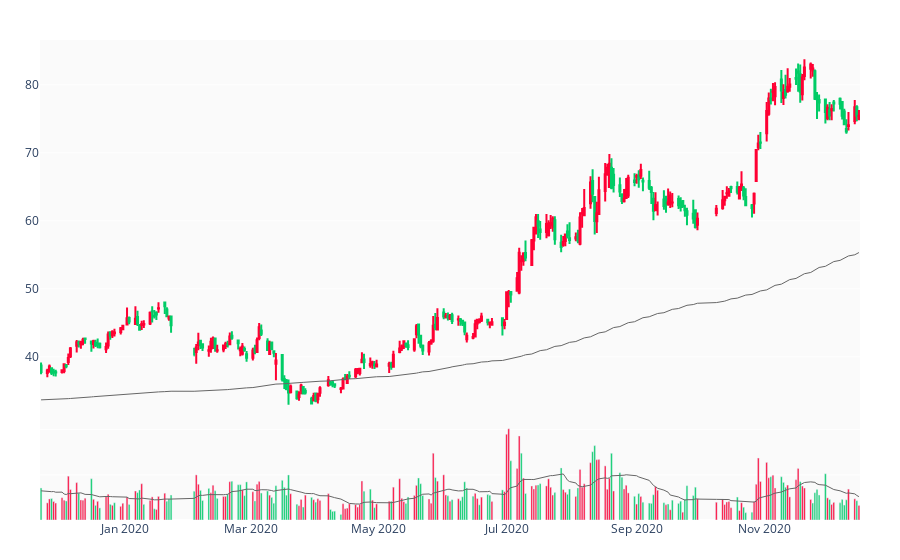

Notebook code cell kept with this figure:
### Code cell
draw(mkt, 260, 200, 20)

### Figure 1 — Plotly figure (JSON) as saved in the notebook; plotly's stock layout.template omitted (floating-point values rounded to 4 significant figures; data arrays with more than 128 entries replaced by an {"elided": "..."} marker saying what was removed)
{"data": [{"close": {"elided": "260 float values"}, "decreasing": {"line": {"color": "#00CC66"}}, "high": {"elided": "260 float values"}, "increasing": {"line": {"color": "#FF0033"}}, "low": {"elided": "260 float values"}, "open": {"elided": "260 float values"}, "type": "candlestick", "x": {"elided": "260 str values"}, "yaxis": "y2"}, {"marker": {"color": {"elided": "260 str values"}}, "type": "bar", "x": {"elided": "260 str values"}, "y": {"elided": "260 int values"}, "yaxis": "y"}, {"hoverinfo": "none", "line": {"width": 1}, "marker": {"color": "#666"}, "type": "scatter", "x": {"elided": "260 str values"}, "y": {"elided": "260 float values"}, "yaxis": "y2"}, {"hoverinfo": "none", "line": {"width": 1}, "marker": {"color": "#666"}, "type": "scatter", "x": {"elided": "260 str values"}, "y": {"elided": "260 float values"}, "yaxis": "y"}], "layout": {"autosize": true, "margin": {"b": 40, "l": 40, "r": 40, "t": 40}, "plot_bgcolor": "rgb(250, 250, 250)", "showlegend": false, "xaxis": {"autorange": true, "range": ["2019-11-21 12:00", "2020-12-16 12:00"], "rangeslider": {"visible": false, "yaxis": {}, "yaxis2": {}}, "type": "date"}, "yaxis": {"autorange": true, "domain": [0, 0.2], "range": [0, 10620000.0], "showticklabels": false, "type": "linear"}, "yaxis2": {"autorange": true, "domain": [0.2, 1], "range": [30.13, 86.6], "type": "linear"}}}
